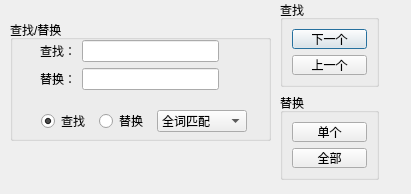
<?xml version="1.0" encoding="UTF-8"?>
<ui version="4.0">
 <class>findDialog</class>
 <widget class="QDialog" name="findDialog">
  <property name="geometry">
   <rect>
    <x>0</x>
    <y>0</y>
    <width>411</width>
    <height>194</height>
   </rect>
  </property>
  <property name="minimumSize">
   <size>
    <width>411</width>
    <height>194</height>
   </size>
  </property>
  <property name="maximumSize">
   <size>
    <width>411</width>
    <height>194</height>
   </size>
  </property>
  <property name="windowTitle">
   <string>查找/替换</string>
  </property>
  <widget class="QGroupBox" name="groupBox">
   <property name="geometry">
    <rect>
     <x>10</x>
     <y>20</y>
     <width>261</width>
     <height>121</height>
    </rect>
   </property>
   <property name="title">
    <string>查找/替换</string>
   </property>
   <widget class="QWidget" name="layoutWidget">
    <property name="geometry">
     <rect>
      <x>30</x>
      <y>20</y>
      <width>179</width>
      <height>52</height>
     </rect>
    </property>
    <layout class="QVBoxLayout" name="verticalLayout">
     <item>
      <layout class="QHBoxLayout" name="horizontalLayout">
       <item>
        <widget class="QLabel" name="label">
         <property name="text">
          <string>查找：</string>
         </property>
        </widget>
       </item>
       <item>
        <widget class="QLineEdit" name="findlineEdit"/>
       </item>
      </layout>
     </item>
     <item>
      <layout class="QHBoxLayout" name="horizontalLayout_2">
       <item>
        <widget class="QLabel" name="label_2">
         <property name="text">
          <string>替换：</string>
         </property>
        </widget>
       </item>
       <item>
        <widget class="QLineEdit" name="replineEdit"/>
       </item>
      </layout>
     </item>
    </layout>
   </widget>
   <widget class="QWidget" name="layoutWidget">
    <property name="geometry">
     <rect>
      <x>31</x>
      <y>90</y>
      <width>206</width>
      <height>22</height>
     </rect>
    </property>
    <layout class="QHBoxLayout" name="horizontalLayout_3">
     <item>
      <widget class="QRadioButton" name="findradioButton">
       <property name="text">
        <string>查找</string>
       </property>
       <property name="checked">
        <bool>true</bool>
       </property>
      </widget>
     </item>
     <item>
      <widget class="QRadioButton" name="repradioButton">
       <property name="text">
        <string>替换</string>
       </property>
      </widget>
     </item>
     <item>
      <widget class="QComboBox" name="comboBox">
       <item>
        <property name="text">
         <string>全词匹配</string>
        </property>
       </item>
       <item>
        <property name="text">
         <string>区分大小写</string>
        </property>
       </item>
      </widget>
     </item>
    </layout>
   </widget>
  </widget>
  <widget class="QWidget" name="layoutWidget">
   <property name="geometry">
    <rect>
     <x>280</x>
     <y>0</y>
     <width>99</width>
     <height>180</height>
    </rect>
   </property>
   <layout class="QVBoxLayout" name="verticalLayout_6">
    <item>
     <widget class="QGroupBox" name="groupBox_2">
      <property name="title">
       <string>查找</string>
      </property>
      <layout class="QVBoxLayout" name="verticalLayout_3">
       <item>
        <layout class="QVBoxLayout" name="verticalLayout_2">
         <item>
          <widget class="QPushButton" name="nextbtn">
           <property name="text">
            <string>下一个</string>
           </property>
          </widget>
         </item>
         <item>
          <widget class="QPushButton" name="prebtn">
           <property name="text">
            <string>上一个</string>
           </property>
          </widget>
         </item>
        </layout>
       </item>
      </layout>
     </widget>
    </item>
    <item>
     <widget class="QGroupBox" name="groupBox_3">
      <property name="title">
       <string>替换</string>
      </property>
      <layout class="QVBoxLayout" name="verticalLayout_4">
       <item>
        <layout class="QVBoxLayout" name="verticalLayout_5">
         <item>
          <widget class="QPushButton" name="singlebtn">
           <property name="text">
            <string>单个</string>
           </property>
          </widget>
         </item>
         <item>
          <widget class="QPushButton" name="allbtn">
           <property name="text">
            <string>全部</string>
           </property>
          </widget>
         </item>
        </layout>
       </item>
      </layout>
     </widget>
    </item>
   </layout>
  </widget>
 </widget>
 <resources/>
 <connections/>
</ui>
